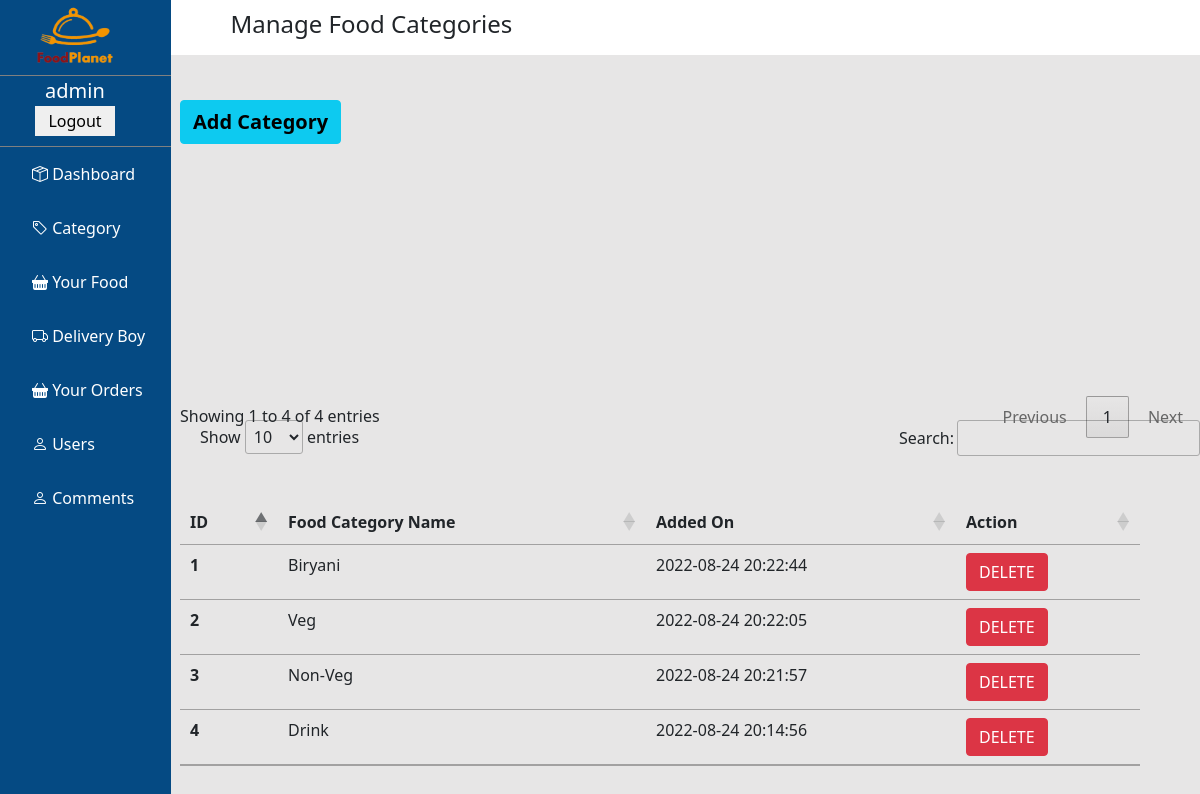
The app's page /admin/category.php (signed in) with its own data.
### tables this page shows
CREATE TABLE `category` (
  `id` int(50) NOT NULL,
  `category` varchar(50) NOT NULL,
  `date` datetime NOT NULL DEFAULT current_timestamp()
);

### admin/category.php (the view, shortened to what this page needs)
<?php include "partials/_dbconnect.php";?>
<!doctype html>
<html lang="en">
<head>
  <link href="https://cdn.jsdelivr.net/npm/bootstrap@5.1.3/dist/css/bootstrap.min.css" rel="stylesheet"
>
  <link rel="stylesheet" href="https://cdn.jsdelivr.net/npm/bootstrap-icons@1.3.0/font/bootstrap-icons.css">
  <link rel="stylesheet" href="//cdn.datatables.net/1.12.1/css/jquery.dataTables.min.css">
</head>
<body>
  <div id="main_contain">
    <?php include "partials/_navbar.php"?>
    <div class="side_navbar">
      <h4>Manage Food Categories </h4>
    </div>
    <div class="add_category">
      <button type="button" class="btn btn-info"><a href="add_category.php"
          style="color:black; font-weight:700; font-size:20px">Add Category</a></button>
    </div>
  </div>
  <table class="table" id="myTable">
    <thead>
      <tr>
        <th scope="col">ID</th>
        <th scope="col">Food Category Name</th>
        <th scope="col">Added On</th>
        <th scope="col">Action</th>
      </tr>
    </thead>
    <tbody>
      <?php
    $sql = "SELECT * FROM `category` ORDER BY `id` DESC";
    $result = mysqli_query($conn, $sql);
    $sno = 0;
    while($rows = mysqli_fetch_assoc($result)){
      $id = $rows['id'];
      $sno = $sno+1;
      echo '<tr>
      <th scope="row">'.$sno.'</th>
      <td>'. $rows['category'].'</td>
      <td>'.$rows['date'].'</td>
      <td><button type="submit" class="delete btn btn-danger" id ='.$id.'>DELETE</button></td>
      </tr>';
    }
  ?>
</body>
</html>

### records on screen
category: category "Biryani", date "2022-08-24 20:22:44"
category: category "Veg", date "2022-08-24 20:22:05"
category: category "Non-Veg", date "2022-08-24 20:21:57"
category: category "Drink", date "2022-08-24 20:14:56"

### other values on screen
$_SESSION['admin_info'] "admin"
